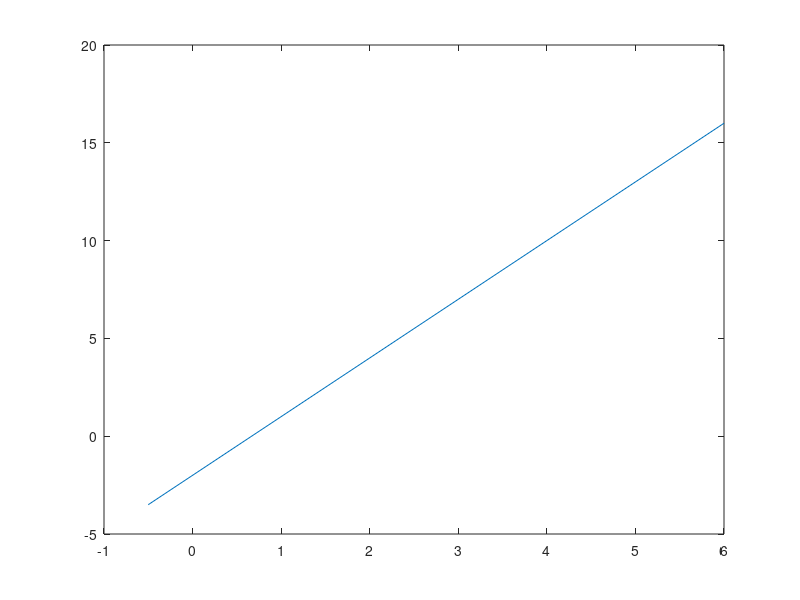

This chart was generated by the following MATLAB code: (Note: this script raises an error after producing the figure.)
clear
clc
close all
% Listing 12.05 Plotting line intersections
% equations are y = m1 x + c1
% y = m2 x + c2
% in matrix form:
% [ -m1 1; * [xp; = [c1
% -m2 1 ] yp] c2]
ax = [-0.5 6]; ay = [-4.5 18];
% plot the two lines
m1 = 3; c1 = -2;
y1 = m1*ax + c1;
m2 = -2; c2 = 9;
y2 = m2*ax + c2;
plot(ax, y1)
hold on
plot(ax, y2, 'b—')
% solve for the intersection point
A = [-m1 1; -m2 1];
c = [c1; c2];
P = A\c;
% draw intersection identification lines
ix = P(1); iy = P(2);
plot([ix ix], [0 iy*1.2], 'r:')
plot([0 ix*1.2],[iy iy], 'r:')
% draw the axes
plot(ax, [0 0], 'k');
axis([ax ay])
plot([0 0], ay, 'k');
legend({'Line 1','Line 2','Intersect'}, ...
    'Location','NorthWest' )
